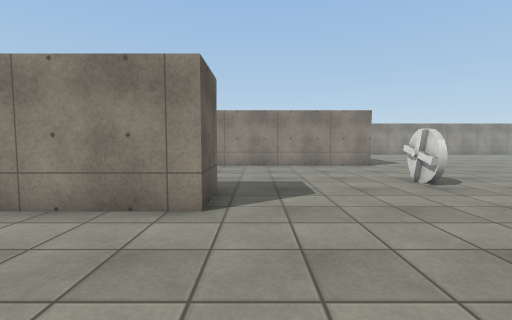
[1] (above)

21 first-person views from a walk through a Unity game level. The camera is 1.2 m above the floor, tilts 4° down and sees 85° across. The floor is counted in squares, 1 m on a side. Each view is taken from the middle of a square. On the plan, view 1 faces up. The plan holds only what a view shows up to about 13 squares ahead; the rest is blank. The place goes on beyond the plan. Some animated figures are left out. Some surface patterns are stand-ins.

[2]
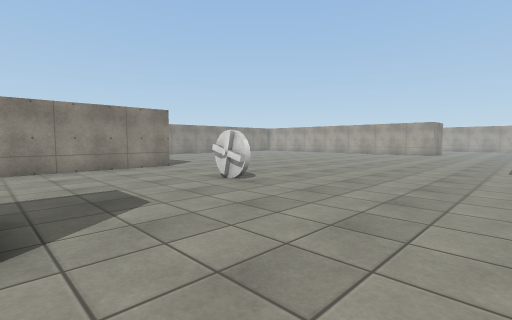

[3]
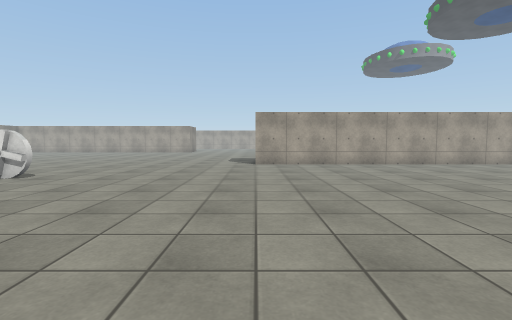

[4]
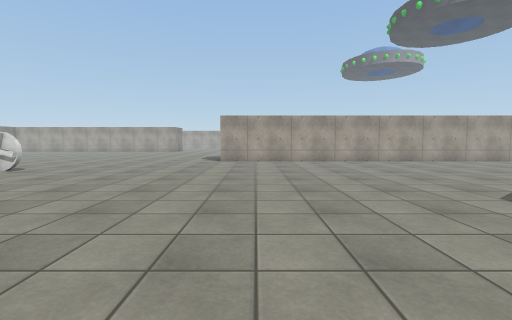

[5]
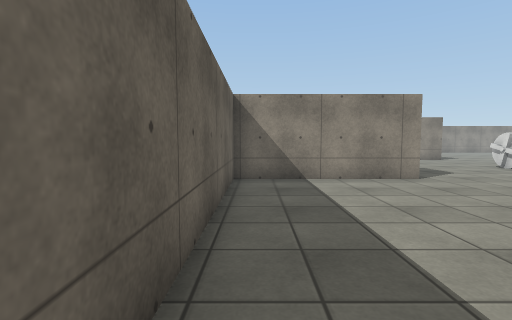

[6]
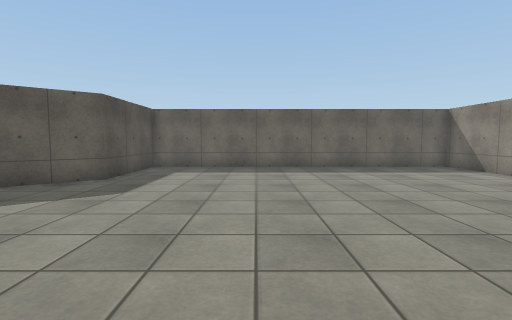

[7]
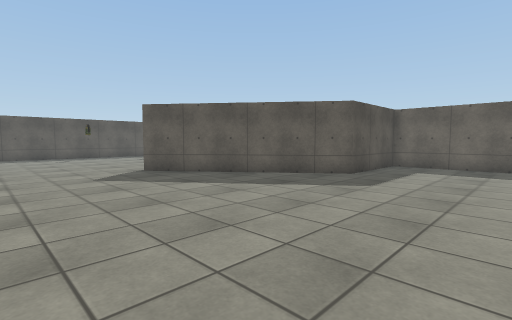

[8]
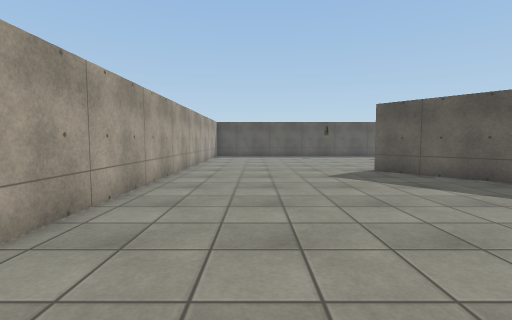

[9]
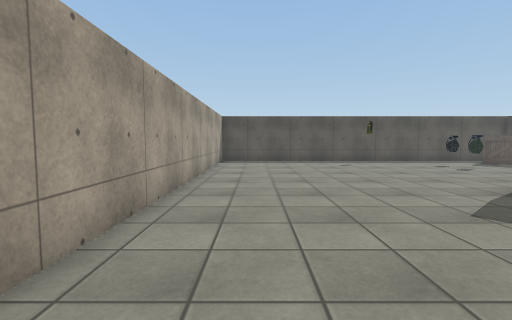

[10]
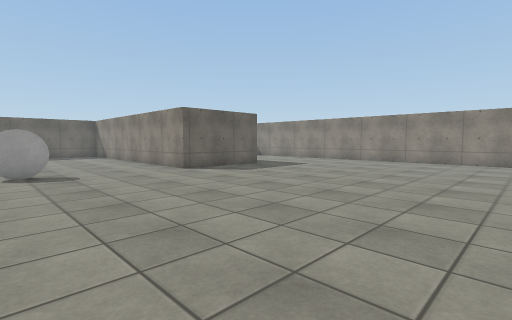

[11]
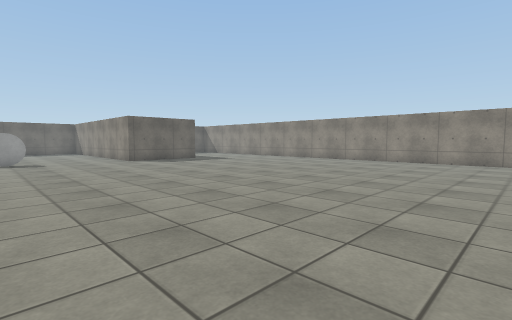

[12]
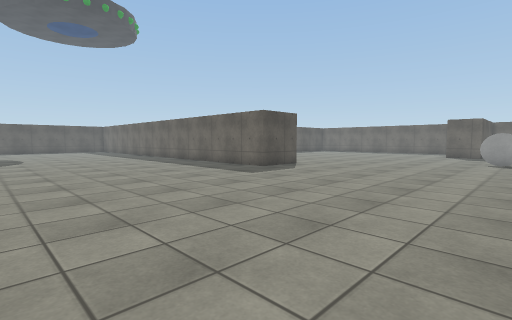

[13]
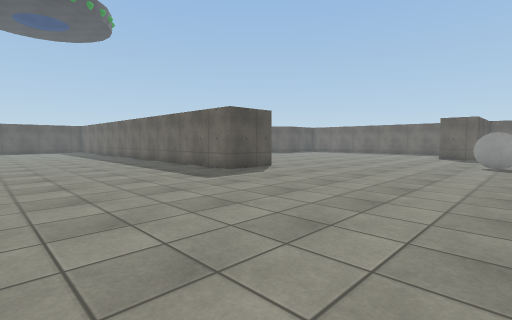

[14]
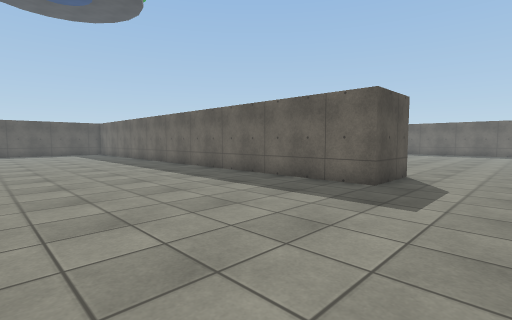

[15]
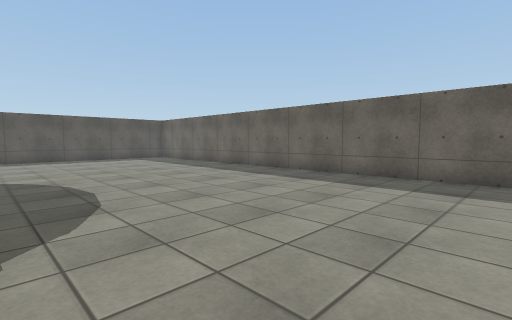

[16]
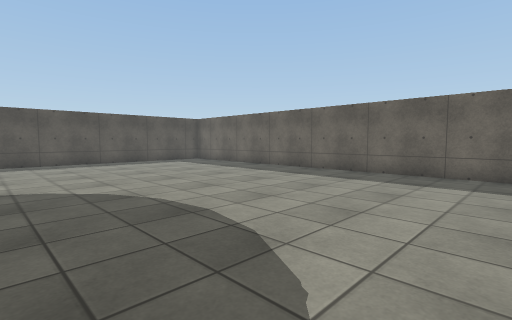

[17]
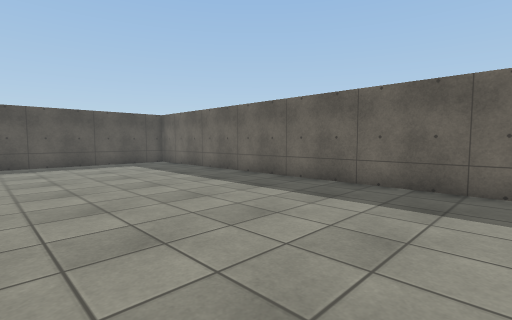

[18]
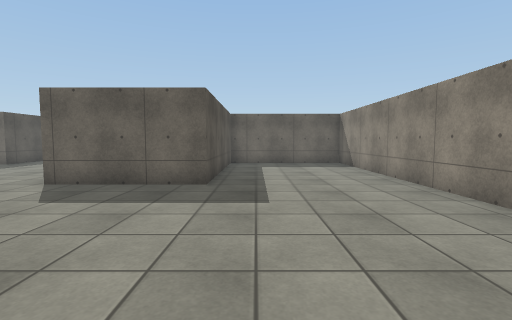

[19]
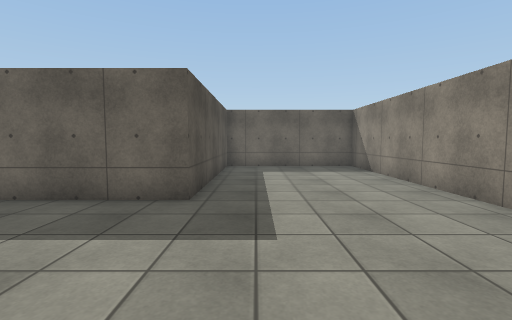

[20]
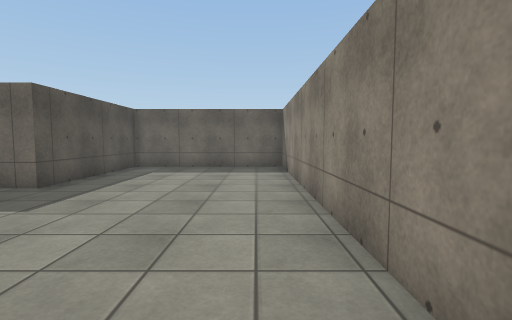

[21]
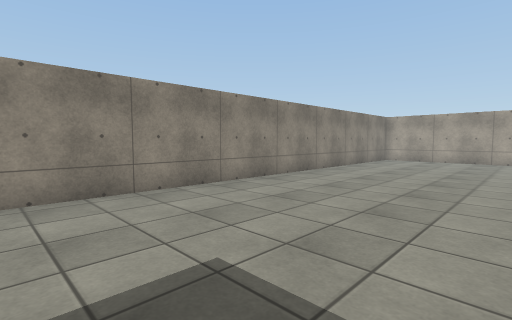

### Floor plan
Points are (right, up) in squares from view 1. A wall is a line through its corners. A room is listed if a view was taken in it or the views show most of it. See-through windows are left out.
Room 1 (views 1, 2, 3, 4, 5, 6, 7, 8, 9, 10, 11, 12, 13, 14, 15, 16, 17, 18, 19, 20, 21)
walls: (9.9, 0) (12.6, 0) (12.6, -19); (10, -22.1) (10, -7.1); (18.1, 23.5) (-2, 23.5) (-2, 17.7) (5.4, 17.7) (5.4, 13.2) (-6.7, 13.2) (-6.7, 6.5) (-0.9, 6.5) (-0.9, 4.7) (-6.7, 4.7) (-6.7, -8.6) (-2.6, -8.6) (2.4, -15); (21.4, 23.5) (20, 23.5)
objects: other object (-2, -21) to (-1, -21); fan (5, 7) to (5, 9)

Positions as (right, up) in squares from view 1, and headings:
1: (0, 0), facing up
2: (-1, 1), facing up-right
3: (-4, 0), facing right
4: (-6, -2), facing right
5: (-6, -4), facing up
6: (6, -4), facing left
7: (7, -4), facing down-left
8: (7, -4), facing down
9: (8, -9), facing down
10: (16, 7), facing up-left
11: (22, 7), facing up-left
12: (22, 9), facing down-left
13: (20, 9), facing down-left
14: (20, 3), facing down-left
15: (22, -4), facing down-left
16: (23, -7), facing down-left
17: (20, -8), facing down-left
18: (13, 19), facing left
19: (11, 19), facing left
20: (6, 12), facing left
21: (6, 17), facing up-right
